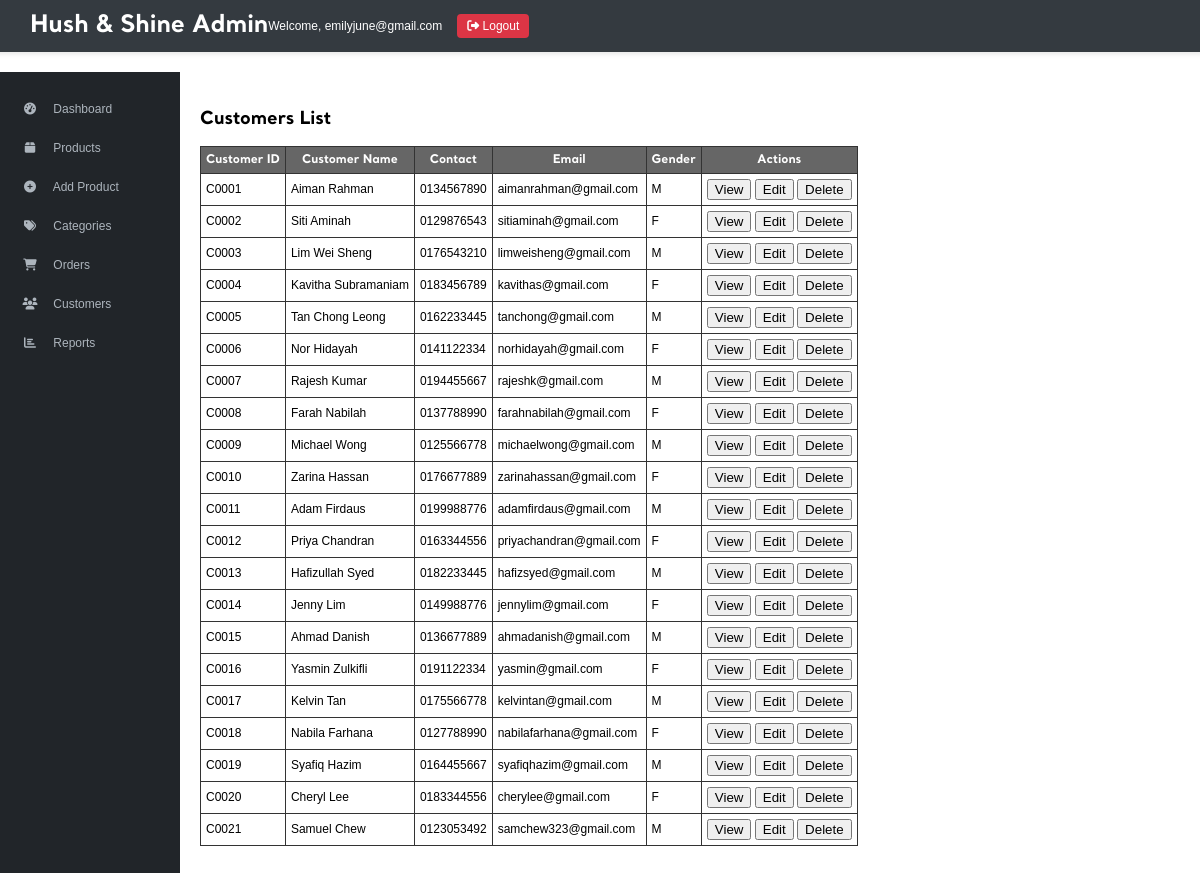
The page /admin/admin_customer.php (signed in) on the database its author committed.
### tables this page shows
CREATE TABLE `customer` (
  `cust_id` char(5) NOT NULL,
  `cust_name` varchar(50) NOT NULL,
  `cust_contact` varchar(13) NOT NULL,
  `cust_email` varchar(50) NOT NULL,
  `cust_gender` char(1) NOT NULL,
  `cust_password` varchar(100) NOT NULL
);

### admin/admin_customer.php (the view, shortened to what this page needs)
<?php
require_once '../_base.php';
include '../_head.php';
?>
    <div class="admin-container">
        <main class="admin-main">
            <?php
                try {
                    $stmt = $_db->query("SELECT cust_id, cust_name, cust_contact, cust_email, cust_gender
                                        FROM customer
                                        ORDER BY cust_id ASC");
                    $customers = $stmt->fetchAll(PDO::FETCH_ASSOC);
                } catch (PDOException $e) {
                    echo "Database error: " . $e->getMessage();
                    exit;
                }
                ?>
                <h2>Customers List</h2>
                <table class="table">
                    <thead>
                        <tr>
                            <th>Customer ID</th>
                            <th>Customer Name</th>
                            <th>Contact</th>
                            <th>Email</th>
                            <th>Gender</th>
                            <th>Actions</th>
                        </tr>
                    </thead>
                    <tbody>
                        <?php if (count($customers) > 0): ?>
                            <?php foreach ($customers as $customer): ?>
                                <tr>
                                    <td><?= htmlspecialchars($customer['cust_id']) ?></td>
                                    <td><?= htmlspecialchars($customer['cust_name']) ?></td>
                                    <td><?= htmlspecialchars($customer['cust_contact']) ?></td>
                                    <td><?= htmlspecialchars($customer['cust_email']) ?></td>
                                    <td><?= htmlspecialchars($customer['cust_gender']) ?></td>
                                    <td class="actions">
                                        <button data-get="view_customer.php?id=<?= $customer['cust_id'] ?>" class="btn btn-sm">View</button>
                                        <button data-get="edit_category.php?id=<?= $category['cat_id'] ?>" class="btn btn-sm btn-secondary">Edit</button>
                                        <button data-get="delete_category.php?id=<?= $category['cat_id'] ?>" class="btn btn-sm btn-danger" onclick="return confirm('Are you sure you want to delete this category?')">Delete</button>
                                    </td>
                                </tr>
                            <?php endforeach; ?>
                        <?php else: ?>
                            <tr>
                                <td colspan="6">No customers found</td>
                            </tr>
                        <?php endif; ?>
                    </tbody>
                </table>
        </main>
    </div>

### css/app.css (style rules this page uses)
body { font-family: 'Santral', sans-serif; font-size: 12px; margin: 0; height: 100%; display: flex; flex-direction: column; justify-content: center; align-items: center; }
html { scroll-behavior: smooth; }
.admin-container { display: flex; width: 100%; min-height: calc(100vh - 140px); }
.admin-main { flex: 1; padding: 20px; overflow-y: auto; }
.table { border-collapse: collapse; }
.table th, .table td { border: 1px solid #333; padding: 5px; }
.table th { color: #fff; background: #666; }

### rows shown on the page
customer: cust_id "C0001", cust_name "Aiman Rahman", cust_contact "0134567890", cust_email "aimanrahman@gmail.com", cust_gender "M"
customer: cust_id "C0002", cust_name "Siti Aminah", cust_contact "0129876543", cust_email "sitiaminah@gmail.com", cust_gender "F"
customer: cust_id "C0003", cust_name "Lim Wei Sheng", cust_contact "0176543210", cust_email "limweisheng@gmail.com", cust_gender "M"
customer: cust_id "C0004", cust_name "Kavitha Subramaniam", cust_contact "0183456789", cust_email "kavithas@gmail.com", cust_gender "F"
customer: cust_id "C0005", cust_name "Tan Chong Leong", cust_contact "0162233445", cust_email "tanchong@gmail.com", cust_gender "M"
customer: cust_id "C0006", cust_name "Nor Hidayah", cust_contact "0141122334", cust_email "norhidayah@gmail.com", cust_gender "F"
customer: cust_id "C0007", cust_name "Rajesh Kumar", cust_contact "0194455667", cust_email "rajeshk@gmail.com", cust_gender "M"
customer: cust_id "C0008", cust_name "Farah Nabilah", cust_contact "0137788990", cust_email "farahnabilah@gmail.com", cust_gender "F"
customer: cust_id "C0009", cust_name "Michael Wong", cust_contact "0125566778", cust_email "michaelwong@gmail.com", cust_gender "M"
customer: cust_id "C0010", cust_name "Zarina Hassan", cust_contact "0176677889", cust_email "zarinahassan@gmail.com", cust_gender "F"
customer: cust_id "C0011", cust_name "Adam Firdaus", cust_contact "0199988776", cust_email "adamfirdaus@gmail.com", cust_gender "M"
customer: cust_id "C0012", cust_name "Priya Chandran", cust_contact "0163344556", cust_email "priyachandran@gmail.com", cust_gender "F"
customer: cust_id "C0013", cust_name "Hafizullah Syed", cust_contact "0182233445", cust_email "hafizsyed@gmail.com", cust_gender "M"
customer: cust_id "C0014", cust_name "Jenny Lim", cust_contact "0149988776", cust_email "jennylim@gmail.com", cust_gender "F"
customer: cust_id "C0015", cust_name "Ahmad Danish", cust_contact "0136677889", cust_email "ahmadanish@gmail.com", cust_gender "M"
customer: cust_id "C0016", cust_name "Yasmin Zulkifli", cust_contact "0191122334", cust_email "yasmin@gmail.com", cust_gender "F"
customer: cust_id "C0017", cust_name "Kelvin Tan", cust_contact "0175566778", cust_email "kelvintan@gmail.com", cust_gender "M"
customer: cust_id "C0018", cust_name "Nabila Farhana", cust_contact "0127788990", cust_email "nabilafarhana@gmail.com", cust_gender "F"
customer: cust_id "C0019", cust_name "Syafiq Hazim", cust_contact "0164455667", cust_email "syafiqhazim@gmail.com", cust_gender "M"
customer: cust_id "C0020", cust_name "Cheryl Lee", cust_contact "0183344556", cust_email "cherylee@gmail.com", cust_gender "F"
customer: cust_id "C0021", cust_name "Samuel Chew", cust_contact "0123053492", cust_email "samchew323@gmail.com", cust_gender "M"

### other values the page prints
$_SESSION['admin_email'] "emilyjune@gmail.com"
